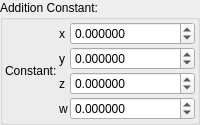
    <widget class="QGroupBox" name="groupBox_4">
     <property name="title">
      <string>Addition Constant:</string>
     </property>
     <layout class="QVBoxLayout" name="verticalLayout_7">
      <property name="leftMargin">
       <number>2</number>
      </property>
      <property name="topMargin">
       <number>2</number>
      </property>
      <property name="rightMargin">
       <number>2</number>
      </property>
      <property name="bottomMargin">
       <number>2</number>
      </property>
      <item>
       <layout class="QGridLayout" name="gridLayout_44" columnstretch="0,0,2">
        <property name="spacing">
         <number>2</number>
        </property>
        <item row="0" column="1">
         <widget class="QLabel" name="label_160">
          <property name="text">
           <string notr="true">x</string>
          </property>
         </widget>
        </item>
        <item row="3" column="1">
         <widget class="QLabel" name="label_168">
          <property name="text">
           <string notr="true">w</string>
          </property>
         </widget>
        </item>
        <item row="2" column="2">
         <widget class="MyDoubleSpinBox" name="spinbox4_transf_addition_constant_0000_z">
          <property name="sizePolicy">
           <sizepolicy hsizetype="Minimum" vsizetype="Maximum">
            <horstretch>0</horstretch>
            <verstretch>0</verstretch>
           </sizepolicy>
          </property>
          <property name="prefix">
           <string/>
          </property>
          <property name="suffix">
           <string/>
          </property>
          <property name="decimals">
           <number>6</number>
          </property>
          <property name="minimum">
           <double>-99.989999999999995</double>
          </property>
          <property name="maximum">
           <double>99.989999999999995</double>
          </property>
          <property name="singleStep">
           <double>0.100000000000000</double>
          </property>
         </widget>
        </item>
        <item row="0" column="2">
         <widget class="MyDoubleSpinBox" name="spinbox4_transf_addition_constant_0000_x">
          <property name="sizePolicy">
           <sizepolicy hsizetype="Minimum" vsizetype="Maximum">
            <horstretch>0</horstretch>
            <verstretch>0</verstretch>
           </sizepolicy>
          </property>
          <property name="prefix">
           <string/>
          </property>
          <property name="suffix">
           <string/>
          </property>
          <property name="decimals">
           <number>6</number>
          </property>
          <property name="minimum">
           <double>-99.989999999999995</double>
          </property>
          <property name="maximum">
           <double>99.989999999999995</double>
          </property>
          <property name="singleStep">
           <double>0.100000000000000</double>
          </property>
         </widget>
        </item>
        <item row="2" column="1">
         <widget class="QLabel" name="label_163">
          <property name="text">
           <string notr="true">z</string>
          </property>
         </widget>
        </item>
        <item row="1" column="1">
         <widget class="QLabel" name="label_162">
          <property name="text">
           <string notr="true">y</string>
          </property>
         </widget>
        </item>
        <item row="3" column="2">
         <widget class="MyDoubleSpinBox" name="spinbox4_transf_addition_constant_0000_w">
          <property name="sizePolicy">
           <sizepolicy hsizetype="Minimum" vsizetype="Maximum">
            <horstretch>0</horstretch>
            <verstretch>0</verstretch>
           </sizepolicy>
          </property>
          <property name="prefix">
           <string/>
          </property>
          <property name="suffix">
           <string/>
          </property>
          <property name="decimals">
           <number>6</number>
          </property>
          <property name="minimum">
           <double>-99.989999999999995</double>
          </property>
          <property name="maximum">
           <double>99.989999999999995</double>
          </property>
          <property name="singleStep">
           <double>0.100000000000000</double>
          </property>
         </widget>
        </item>
        <item row="1" column="2">
         <widget class="MyDoubleSpinBox" name="spinbox4_transf_addition_constant_0000_y">
          <property name="sizePolicy">
           <sizepolicy hsizetype="Minimum" vsizetype="Maximum">
            <horstretch>0</horstretch>
            <verstretch>0</verstretch>
           </sizepolicy>
          </property>
          <property name="prefix">
           <string/>
          </property>
          <property name="suffix">
           <string/>
          </property>
          <property name="decimals">
           <number>6</number>
          </property>
          <property name="minimum">
           <double>-99.989999999999995</double>
          </property>
          <property name="maximum">
           <double>99.989999999999995</double>
          </property>
          <property name="singleStep">
           <double>0.100000000000000</double>
          </property>
         </widget>
        </item>
        <item row="1" column="0" rowspan="2">
         <widget class="QLabel" name="label_164">
          <property name="text">
           <string>Constant:</string>
          </property>
         </widget>
        </item>
       </layout>
      </item>
     </layout>
    </widget>
